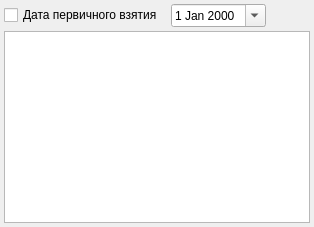
          <widget class="QWidget" name="tabForcedTreatment">
           <attribute name="title">
            <string>Принудительное лечение</string>
           </attribute>
           <layout class="QGridLayout" name="gridLayout_14">
            <property name="margin">
             <number>4</number>
            </property>
            <property name="spacing">
             <number>4</number>
            </property>
            <item row="0" column="3">
             <spacer name="horizontalSpacer_14">
              <property name="orientation">
               <enum>Qt::Horizontal</enum>
              </property>
              <property name="sizeHint" stdset="0">
               <size>
                <width>40</width>
                <height>20</height>
               </size>
              </property>
             </spacer>
            </item>
            <item row="0" column="2">
             <widget class="CDateEdit" name="edtForcedTreatmentBegDate">
              <property name="calendarPopup">
               <bool>true</bool>
              </property>
             </widget>
            </item>
            <item row="0" column="0">
             <widget class="QCheckBox" name="chkForcedTreatmentBegDate">
              <property name="text">
               <string>Дата первичного взятия</string>
              </property>
             </widget>
            </item>
            <item row="1" column="0" colspan="4">
             <widget class="CInDocTableView" name="tblForcedTreatment"/>
            </item>
           </layout>
          </widget>
